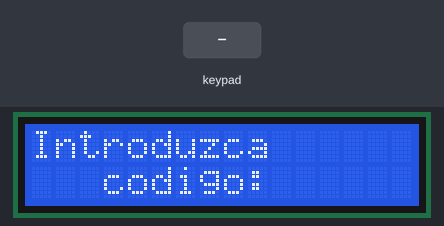
The sketch below on a simulated Arduino Mega 2560, built with avr-gcc and run on an emulated ATmega2560. Shown: 16×2 character LCD. The inputs (shaded band) are chosen by the test bench. What the sketch prints to the serial monitor is not drawn.

Above: at 1.2 s.
1.3 s: keypad keys A 1 1 # pressed 0.4 s apart
At 3.1 s:
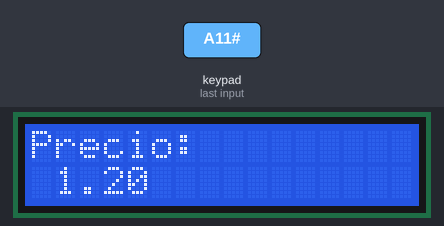
8.7 s: key 'B' pressed
11.5 s: keypad keys A 1 1 * pressed 0.4 s apart
At 14.5 s:
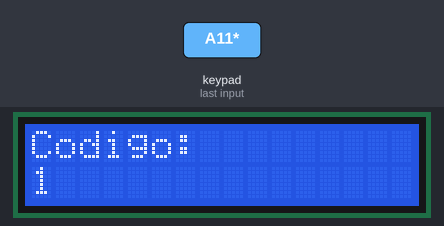
14.6 s: key 'A' pressed
At 16.6 s:
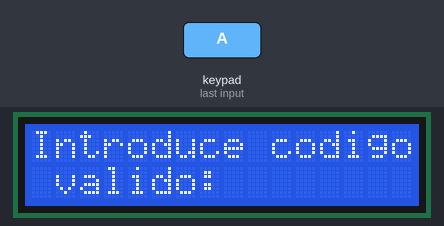
17.3 s: key 'C' pressed
At 18.3 s:
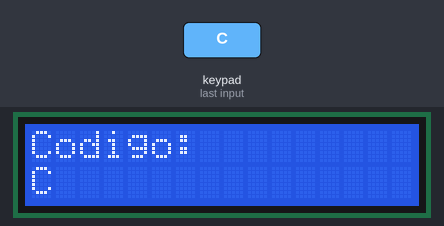
18.8 s: keypad keys A 1 1 D pressed 0.4 s apart
At 21.2 s:
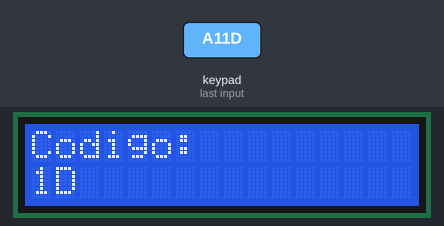
Timing chart, 0 to 22.7 s (numbered marks = the images above; inputs shaded):
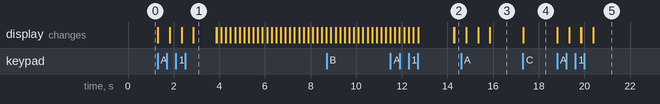

Measured:
- after the input at 1.3 s, the display: first changes at once (image 1 shows a later state)
- after the input at 11.5 s, the display: first differs from a run without the input after 2.8 s (image 2 shows a later state)
- after the input at 14.6 s, the display: first differs from a run without the input after 0.75 s (image 3 shows a later state)
- after the input at 17.3 s, the display: changes at once (image 4)
- after the input at 18.8 s, the display: first changes at once (image 5 shows a later state)
- what the display in image 1 shows lasts 1.0 s, from 2.9 s to 3.9 s

The sketch:

keypad.ino
```cpp
#include <Wire.h>
#include <LiquidCrystal_I2C.h>
#include <Keypad.h>
#include <LiquidCrystal.h>

const byte ROWS = 4; // Filas keypad
const byte COLS = 4; // Filas keypad
const byte NUM_DIGITS = 3; // 3 digitos para elegir comida
const byte LCD_COLS = 16; // Columnas del LCD
const byte LCD_ROWS = 2; // Filas del LCD

int data_count = 0;
char enteredCode[NUM_DIGITS + 1];

char keys[ROWS][COLS] = {
  {'1','2','3','A'},
  {'4','5','6','B'},
  {'7','8','9','C'},
  {'*','0','#','D'}
};

byte rowPins[ROWS] = {30, 32, 34, 46};    // Keypad rows pins
byte colPins[COLS] = {31, 33, 35, 37};

const char* codes[] = {"A11", "A12", "B11", "B12"};  // Codigos de los alimentos de la maquina
float prices[4] = {1.2, 2.0, 1.5, 1.0};  // Codigos de los alimentos de la maquina

const int numCodes = sizeof(codes) / sizeof(codes[0]); // Número de códigos

Keypad keypad = Keypad(makeKeymap(keys), rowPins, colPins, ROWS, COLS);

const int RS_PIN = 12, EN_PIN = 11, D4_PIN = 50, D5_PIN = 48, D6_PIN = 46, D7_PIN = 44;  // LCD Pins
LiquidCrystal lcd(RS_PIN, EN_PIN, D4_PIN, D5_PIN, D6_PIN, D7_PIN);

bool isConfirmed = false;
bool isValid = false;

float select(char enteredCode[NUM_DIGITS + 1]) {
  for (int i = 0; i < numCodes; i++) {
      if (strcmp(enteredCode, codes[i]) == 0) {
        return prices[i];
      }
    }

  return 0;
}

void displayText (const char* string1, const char* string2) {
  lcd.clear();

  lcd.setCursor(0, 0);
  lcd.print(string1);

  lcd.setCursor(0, 1);
  lcd.print(string2);
}


void valid(bool isValid) {
  // si es valido, confirmamos compra, sino es valido
  // volvemos a pedir codigo
  if (isValid) {
    float price = select(enteredCode);
    displayText("Precio: ", " ");
    lcd.print(price);

    delay(1000);
    displayText("Pulse # para", "confirmar: ");

    isConfirmed = true;
  } else {
    lcd.clear();
    lcd.noAutoscroll();
    displayText("Introduce codigo", " valido: ");

    memset(enteredCode, '\0', sizeof(enteredCode)); // Limpiar buffer
    data_count = 0;
  }
}

void processCode(char key) {

  // Mientras se introduzcan menos de 3 digitos, cogemos
  // lo que nos pasan
	if (data_count < NUM_DIGITS) {
        enteredCode[data_count] = key;
        displayText("Codigo: ", enteredCode);
        delay(500);
        data_count++;
      }

  // Si tiene 3 digitos, comprobamos codigo
  if (data_count == NUM_DIGITS) {
    enteredCode[data_count] = '\0'; // Agregar terminador nulo
    Serial.print("\nCódigo introducido: ");
    Serial.println(enteredCode);

    isValid = false;
    for (int i = 0; i < numCodes; i++) {
      if (strcmp(enteredCode, codes[i]) == 0) {
        isValid = true;
        break;
      }
    }

    valid(isValid);
  }
 }


void setup() {
  Serial.begin(9600);
  lcd.begin(16, 2);
  displayText("Introduzca", "   codigo: ");
}


void loop() {

  char key = keypad.getKey();

  if (key) {
    Serial.print(key);

    if (!isConfirmed) {
      processCode(key);

    } else {
      if (key == '#') {
        lcd.clear();

        lcd.setCursor(16, 0);
        lcd.autoscroll();
        const char* confirm = "Compra confirmada.          Acerque tarjeta ";

        for (int i = 0; i < strlen(confirm); i++) {
          lcd.print(confirm[i]);
          delay(200);
        }

        //Pagar aquí, tener en cuenta el ultrasonido
        isConfirmed = false;
        memset(enteredCode, '\0', sizeof(enteredCode));
        data_count = 0;
      } else {

        lcd.noAutoscroll();
        displayText("Pulse # para", "confirmar: ");
      }
    }
  }
}
```
